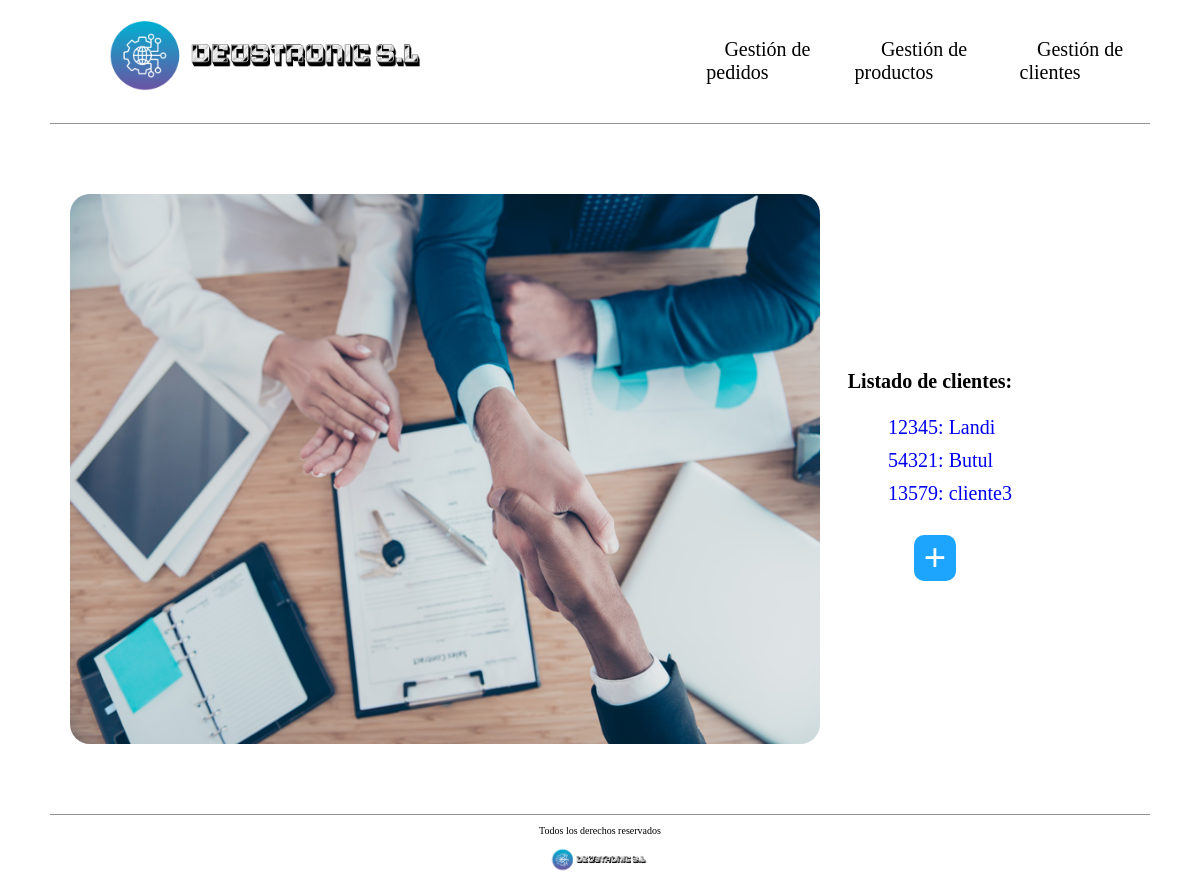
The app's page /deustronic/cliente/ with its own data.
### empresaDjango/models.py (models this page shows, shortened)
class Cliente(models.Model):
    cif = models.CharField(max_length=10)
    nombre_empresa = models.CharField(max_length=10)
    direccion = models.CharField(max_length=50)
    contacto = models.CharField(max_length=10)

### empresaDjango/views.py (the view)
# urls.py: path('cliente/', views.index_cliente, name='index_cli'),
def index_cliente(request):
    clientes = Cliente.objects.all()
    return render(request, 'index_cliente.html', {'listado_clientes': clientes})

### empresaDjango/templates/index_cliente.html
{% extends 'base.html' %}
{% load static %}
{% block contenido%}
        <div class="contenedor-principal-index">
            <div class="parte-izquierda">
                <img src="{% static 'images/clientes.jpg'%}" alt="Foto representando un trato con clientes" />
            </div>
            <div class="parte-derecha">
            <h1>Listado de clientes:</h1>
                <ul>
                    {% for c in listado_clientes %}
                    <li class="listados">
                        <a href="{% url 'detail_cli' c.cif %}">
                        {{ c.cif }}: {{ c.nombre_empresa }}
                        </a>
                    </li>
                    {% endfor %}
                </ul>
                     <div class="boton_crear_clientes">
                        <a  href="{% url 'cliente_create' %}"> + </a>
                     </div>
            </div>
        </div>
{% endblock %}

### empresaDjango/static/css/styles.css (style rules this page uses)
html { box-sizing: border-box; font-size: 62.5%; background-color: white; }
a { text-decoration: none; }
.contenedor-principal-index { margin: 2rem 5rem 2rem 5rem; display: grid; min-height: 65rem; grid-template-columns: 60% 40%; }
.parte-izquierda { display: flex; margin-left: 2rem; align-items: center; }
.parte-izquierda img { border-radius: 2rem; width: 75rem; height: 55rem; }
.parte-derecha { display: flex; flex-direction: column; align-items: center; justify-content: center; }
.listados { font-size: 2rem; margin-bottom: 1rem; display: flex; }
.boton_crear_clientes { font-size: 4rem; font-weight: bolder; background-color: #1DA5FE; border-radius: 1rem; margin-left: 3rem; margin-right: 2rem; margin-top: 1rem; }
.boton_crear_clientes a { color: white; margin-left: 1rem; margin-right: 1rem; }

### records on screen
Cliente: cif "12345", nombre_empresa "Landi"
Cliente: cif "54321", nombre_empresa "Butul"
Cliente: cif "13579", nombre_empresa "cliente3"
